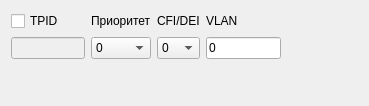
<?xml version="1.0" encoding="UTF-8"?>
<ui version="4.0">
 <class>Vlan</class>
 <widget class="QWidget" name="Vlan">
  <property name="geometry">
   <rect>
    <x>0</x>
    <y>0</y>
    <width>369</width>
    <height>106</height>
   </rect>
  </property>
  <property name="windowTitle">
   <string>Form</string>
  </property>
  <layout class="QGridLayout">
   <item row="0" column="0">
    <widget class="QCheckBox" name="cbTpidOverride">
     <property name="enabled">
      <bool>true</bool>
     </property>
     <property name="text">
      <string>TPID</string>
     </property>
    </widget>
   </item>
   <item row="0" column="1">
    <widget class="QLabel" name="label_9">
     <property name="text">
      <string>Приоритет</string>
     </property>
    </widget>
   </item>
   <item row="0" column="2">
    <widget class="QLabel" name="label_8">
     <property name="text">
      <string>CFI/DEI</string>
     </property>
    </widget>
   </item>
   <item row="0" column="3">
    <widget class="QLabel" name="label_10">
     <property name="text">
      <string>VLAN</string>
     </property>
    </widget>
   </item>
   <item row="1" column="0">
    <widget class="QLineEdit" name="leTpid">
     <property name="enabled">
      <bool>false</bool>
     </property>
     <property name="inputMask">
      <string>&gt;HH HH</string>
     </property>
     <property name="text">
      <string> </string>
     </property>
    </widget>
   </item>
   <item row="1" column="1">
    <widget class="QComboBox" name="cmbPrio">
     <property name="enabled">
      <bool>true</bool>
     </property>
     <item>
      <property name="text">
       <string>0</string>
      </property>
     </item>
     <item>
      <property name="text">
       <string>1</string>
      </property>
     </item>
     <item>
      <property name="text">
       <string>2</string>
      </property>
     </item>
     <item>
      <property name="text">
       <string>3</string>
      </property>
     </item>
     <item>
      <property name="text">
       <string>4</string>
      </property>
     </item>
     <item>
      <property name="text">
       <string>5</string>
      </property>
     </item>
     <item>
      <property name="text">
       <string>6</string>
      </property>
     </item>
     <item>
      <property name="text">
       <string>7</string>
      </property>
     </item>
    </widget>
   </item>
   <item row="1" column="2">
    <widget class="QComboBox" name="cmbCfiDei">
     <property name="enabled">
      <bool>true</bool>
     </property>
     <item>
      <property name="text">
       <string>0</string>
      </property>
     </item>
     <item>
      <property name="text">
       <string>1</string>
      </property>
     </item>
    </widget>
   </item>
   <item row="1" column="3">
    <widget class="QLineEdit" name="leVlanId">
     <property name="enabled">
      <bool>true</bool>
     </property>
     <property name="text">
      <string>0</string>
     </property>
    </widget>
   </item>
   <item row="1" column="4">
    <spacer>
     <property name="orientation">
      <enum>Qt::Horizontal</enum>
     </property>
     <property name="sizeHint" stdset="0">
      <size>
       <width>111</width>
       <height>20</height>
      </size>
     </property>
    </spacer>
   </item>
   <item row="2" column="0">
    <spacer>
     <property name="orientation">
      <enum>Qt::Vertical</enum>
     </property>
     <property name="sizeHint" stdset="0">
      <size>
       <width>20</width>
       <height>51</height>
      </size>
     </property>
    </spacer>
   </item>
  </layout>
 </widget>
 <resources/>
 <connections>
  <connection>
   <sender>cbTpidOverride</sender>
   <signal>toggled(bool)</signal>
   <receiver>leTpid</receiver>
   <slot>setEnabled(bool)</slot>
   <hints>
    <hint type="sourcelabel">
     <x>59</x>
     <y>41</y>
    </hint>
    <hint type="destinationlabel">
     <x>59</x>
     <y>57</y>
    </hint>
   </hints>
  </connection>
 </connections>
</ui>
